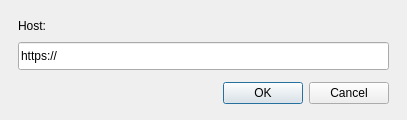
<?xml version="1.0" encoding="UTF-8"?>
<ui version="4.0">
 <class>MastodonOauthWindow</class>
 <widget class="QDialog" name="MastodonOauthWindow">
  <property name="geometry">
   <rect>
    <x>0</x>
    <y>0</y>
    <width>407</width>
    <height>120</height>
   </rect>
  </property>
  <property name="sizePolicy">
   <sizepolicy hsizetype="Fixed" vsizetype="Fixed">
    <horstretch>0</horstretch>
    <verstretch>0</verstretch>
   </sizepolicy>
  </property>
  <property name="windowTitle">
   <string>Dialog</string>
  </property>
  <property name="sizeGripEnabled">
   <bool>false</bool>
  </property>
  <widget class="QDialogButtonBox" name="buttonBox">
   <property name="geometry">
    <rect>
     <x>18</x>
     <y>77</y>
     <width>371</width>
     <height>32</height>
    </rect>
   </property>
   <property name="orientation">
    <enum>Qt::Horizontal</enum>
   </property>
   <property name="standardButtons">
    <set>QDialogButtonBox::Cancel|QDialogButtonBox::Ok</set>
   </property>
  </widget>
  <widget class="QLabel" name="label">
   <property name="geometry">
    <rect>
     <x>18</x>
     <y>18</y>
     <width>58</width>
     <height>16</height>
    </rect>
   </property>
   <property name="text">
    <string>Host:</string>
   </property>
  </widget>
  <widget class="QLineEdit" name="lineEdit">
   <property name="geometry">
    <rect>
     <x>18</x>
     <y>42</y>
     <width>371</width>
     <height>28</height>
    </rect>
   </property>
   <property name="text">
    <string>https://</string>
   </property>
   <property name="placeholderText">
    <string>https://</string>
   </property>
  </widget>
 </widget>
 <resources/>
 <connections>
  <connection>
   <sender>buttonBox</sender>
   <signal>rejected()</signal>
   <receiver>MastodonOauthWindow</receiver>
   <slot>reject()</slot>
   <hints>
    <hint type="sourcelabel">
     <x>316</x>
     <y>260</y>
    </hint>
    <hint type="destinationlabel">
     <x>286</x>
     <y>274</y>
    </hint>
   </hints>
  </connection>
 </connections>
</ui>
